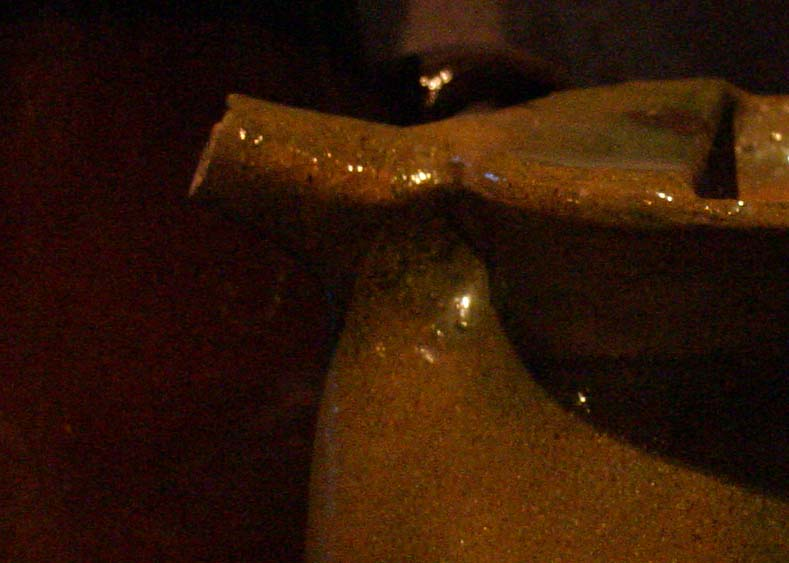
#> input picture Assignment-2/Q2/ultimate_test/3_a.jpg, 789 x 563 px, given in place of 3_a.png, which was not available
$ jupyter execute --allow-errors Q3_Jupyter.ipynb   (older library calls are emulated)
#> lines starting #> are read from the running program, lines starting #| are printed output that depends on the picture; after the words box and inside, x2 and y2 are one past the last pixel; in counts of white or black regions, pixels touching at a corner belong together; pictures that were not available may be replaced by others from this repository, and a replacement may not be noted
[cell 1]
import cv2
import numpy as np
import os
import matplotlib.pyplot as plt

[cell 2]
def show_image(image):
    plt.imshow(image, cmap='gray')
    plt.axis('off')
    plt.show()
    # print("Done")

def dist(p1, p2):
    return ((p1[0]-p2[0])**2 + (p1[1]-p2[1])**2)

def show_points(img, p1, p2):
    img = cv2.cvtColor(img, cv2.COLOR_GRAY2BGR)
    img = cv2.circle(img, p1, 1, (0, 0, 255), -1)
    img = cv2.circle(img, p2, 1, (255, 0, 0), -1)
    show_image(img)

def flipped(image):


    return False

[cell 3]
def solution(image_path):
    ############################
    ############################

#> called with image_path = 'test/3_a.png'
    original_image = cv2.imread(image_path)
#> original_image is the input picture: shape (563, 789, 3); mean B, G, R 6.5, 22.7, 49.3
    gray = cv2.cvtColor(original_image, cv2.COLOR_BGR2GRAY) # grayscale mei convert karo
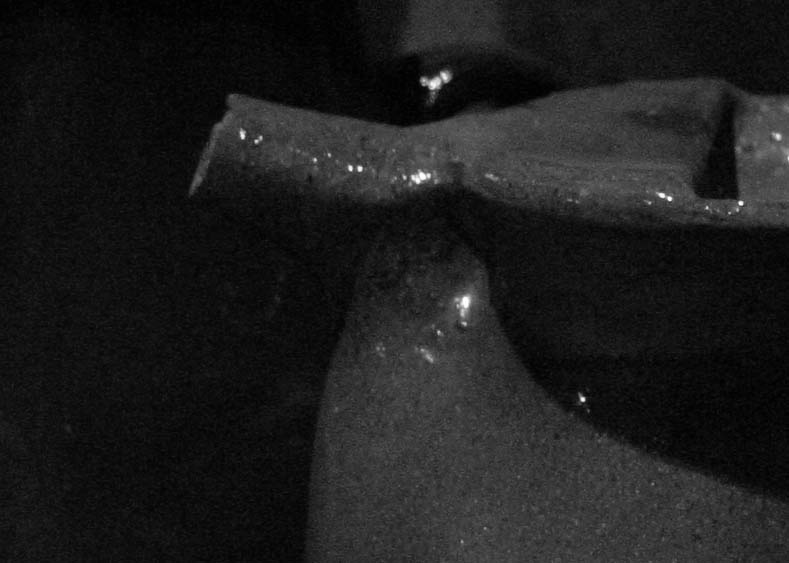
#> gray: shape (563, 789); min 0, max 255, mean 28.8
    gray = cv2.bitwise_not(gray) # grayscale image invert karo taki thresholding sahi se ho
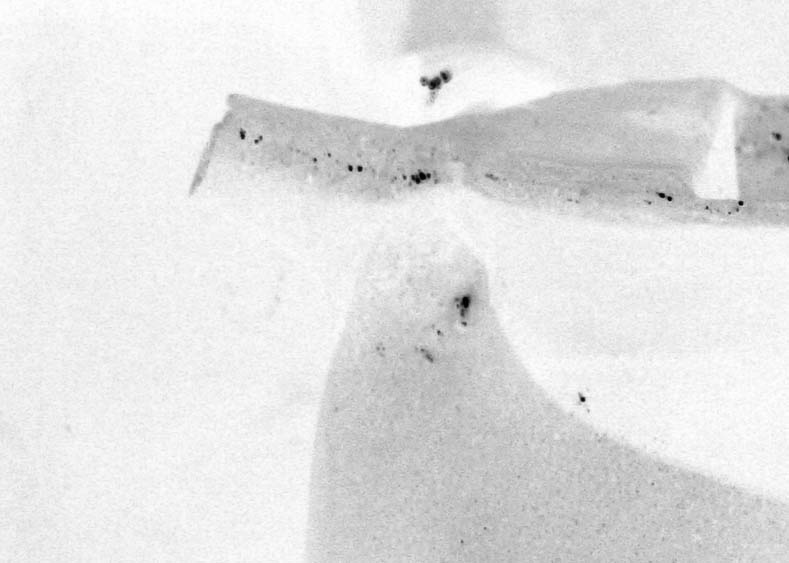
#> gray: shape (563, 789); min 0, max 255, mean 226.2
    thresh_val, thresh = cv2.threshold(gray, 127, 255, cv2.THRESH_BINARY + cv2.THRESH_OTSU) # perform OTSU thresholding
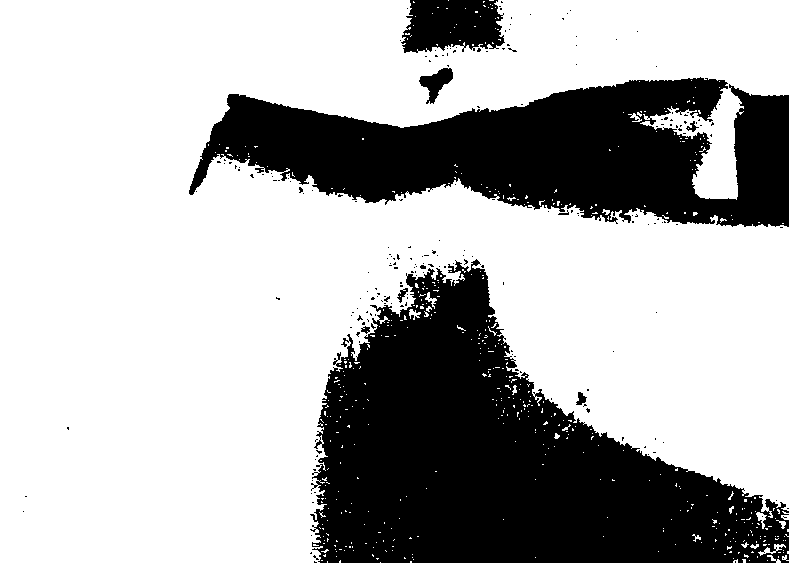
#> thresh: shape (563, 789); 69.2% white; 212 black regions (202 under 20 px), largest, box (x1, y1, x2, y2) and area: (310, 259, 789, 563) 77831, (189, 77, 789, 227) 53012, (401, 0, 505, 53) 4378
#> thresh_val = 217

    ## Testing code to display the image
    # print("Threshold value: ", thresh_val)

    # show_image(thresh)

    fourier = cv2.dft(np.float32(thresh), flags=cv2.DFT_COMPLEX_OUTPUT)

    # Shift the zero-frequency component to the center of the spectrum
    fourier_shift = np.fft.fftshift(fourier)

    # calculate the magnitude of the Fourier Transform
    magnitude = 20*np.log(cv2.magnitude(fourier_shift[:,:,0],fourier_shift[:,:,1]))
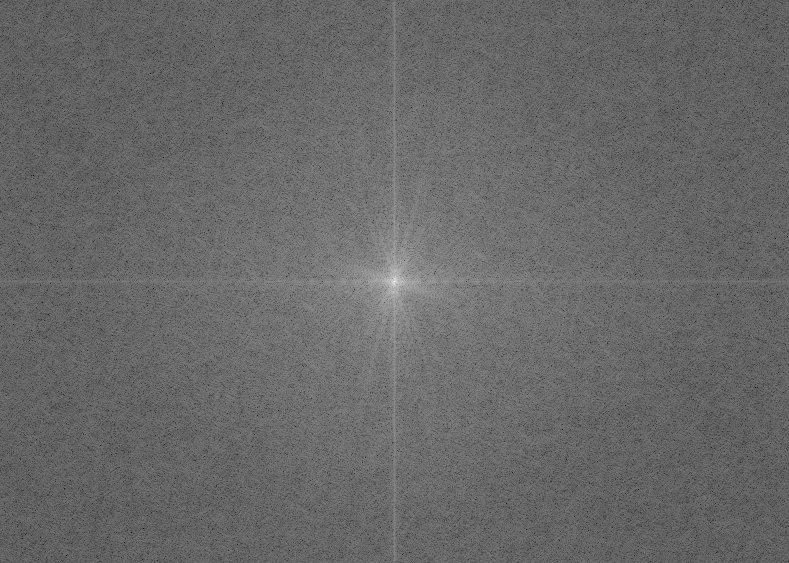
#> magnitude: shape (563, 789) float32; min 66.6, max 363.5, mean 188.3; drawn with min black and max white

    # Scale the magnitude for display
    magnitude = cv2.normalize(magnitude, None, 0, 255, cv2.NORM_MINMAX, cv2.CV_8UC1)

    image = cv2.threshold(magnitude, 220, 255, cv2.THRESH_BINARY)[1]
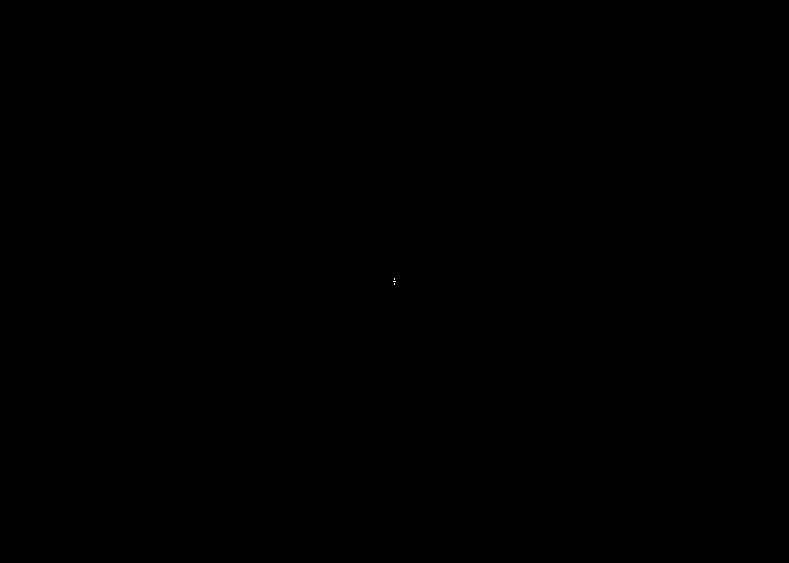
#> image: shape (563, 789); 0% white in thin lines or dots, all inside (x1, y1, x2, y2) = (393, 278, 396, 285)

    # show_image(image)

    xmax = 0
    ymax = 0
    xmin = image.shape[1]
#> xmin = 789
    ymin = image.shape[0]
#> ymin = 563


    for i in range(image.shape[0]):
        for j in range(image.shape[1]):
            if image[i][j] == 255:
                if i > ymax:
                    bottom_y = j,i
                    ymax = i
                if i < ymin:
                    top_y = j,i
                    ymin = i
                if j > xmax:
                    right_x = j,i
                    xmax = j
                if j < xmin:
                    left_x = j, i
                    xmin = j
#> after the loop, bottom_y = (394, 284); left_x = (393, 281); right_x = (395, 281); top_y = (394, 278); xmax = 395; xmin = 393; ymax = 284; ymin = 278

    # [4 lines of commented-out code are left out]

    left, right = ((left_x, right_x) if dist(left_x, right_x) > dist(top_y, bottom_y) else (top_y, bottom_y))
#> left = (394, 278)

    if(left[0] > right[0]):
        left, right = right, left

    # show_points(image, left, right)

    # print(left, right)

    slope = np.arctan((right[1] - left[1])/(right[0] - left[0])) if right[0] != left[0] else np.pi/2
    angle = slope * 180 / np.pi
    print(angle)
#| 90.0
    if angle < 0:
        angle = 90 + angle - (5 if (-70<angle<-20) else 0) #adding 5 for correction by observation
    else:
        angle = -(90-angle) + (5 if (20<angle<70) else 0)

    image = original_image
    h,w = image.shape[:2]
    cX, cY = (w//2, h//2)
    M = cv2.getRotationMatrix2D((cX, cY), angle, 1.0)
    image = cv2.warpAffine(image, M, (w, h), borderMode=cv2.BORDER_REPLICATE)
    if flipped(image): #if image is flipped, rotate by 180
        M = cv2.getRotationMatrix2D((cX, cY), 180, 1.0)
        image = cv2.warpAffine(image, M, (w, h), borderMode=cv2.BORDER_REPLICATE)

    # show_image(image)
    # print(angle)

    ############################
    return image

[cell 4]
show_image(solution("test/3_a.png"))

[cell 5]
show_image(solution("test/3_b.png"))
#> call 2 of solution, with image_path = 'test/3_b.png'
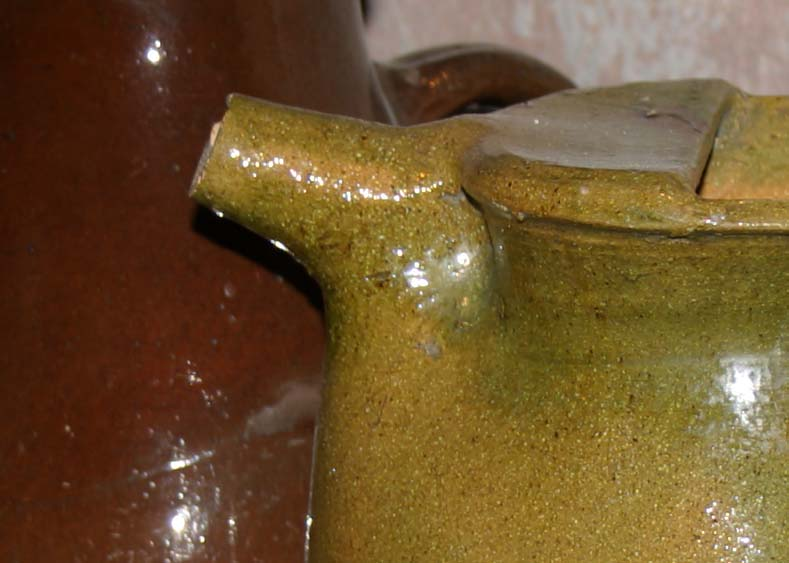
#> input picture Assignment-2/Q2/ultimate_test/3_b.jpg, 789 x 563 px, given in place of 3_b.png, which was not available
#> in solution, original_image is the input picture: shape (563, 789, 3); mean B, G, R 45, 82.4, 109.4
#> in solution (call 2), `gray = cv2.cvtColor(original_image, cv2.COLOR_BGR2GRAY)`:
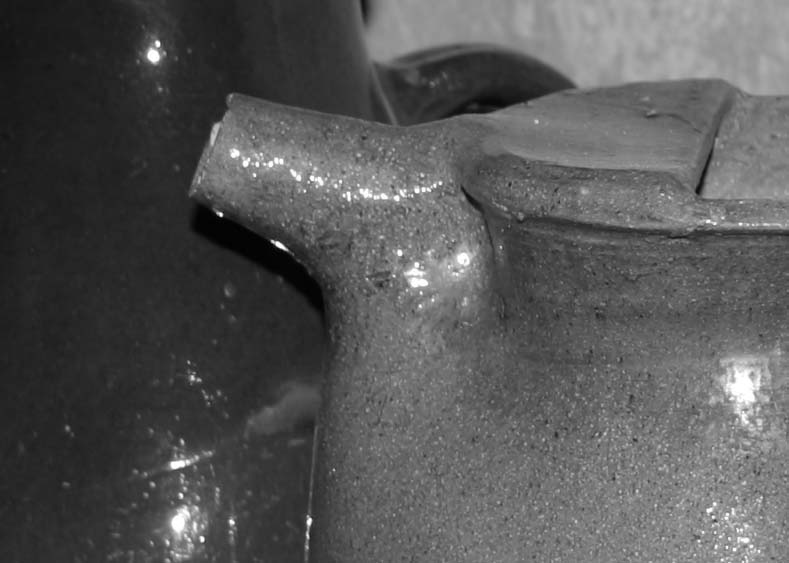
#> gray: shape (563, 789); min 0, max 255, mean 86.3
#> in solution (call 2), `gray = cv2.bitwise_not(gray)`:
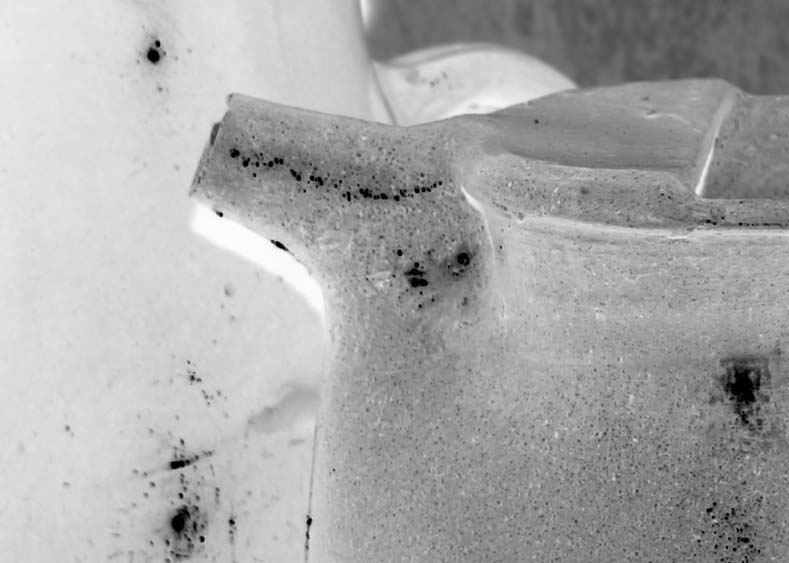
#> gray: shape (563, 789); min 0, max 255, mean 168.7
#> in solution (call 2), `thresh_val, thresh = cv2.threshold(gray, 127, 255, cv2.THRESH_BINARY +..`:
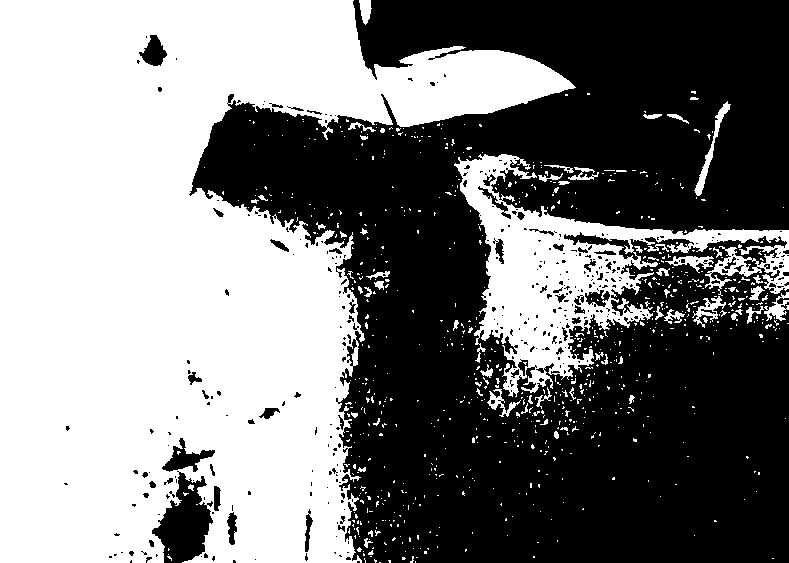
#> thresh: shape (563, 789); 49.1% white; 811 white regions (748 under 20 px), largest, box (x1, y1, x2, y2) and area: (0, 0, 576, 563) 187375, (454, 154, 789, 397) 23315, (694, 101, 731, 196) 547
#> in solution (call 2), `thresh_val, thresh = cv2.threshold(gray, 127, 255, cv2.THRESH_BINARY +..`: thresh_val = 169
#> in solution (call 2), `image = cv2.threshold(magnitude, 220, 255, cv2.THRESH_BINARY)[1]`: image: shape (563, 789); 0% white in thin lines or dots, all inside (x1, y1, x2, y2) = (391, 281, 398, 282)
#| 0.0
#> in solution (call 2), `image = cv2.warpAffine(image, M, (w, h), borderMode=cv2.BORDER_REPLICA..`:
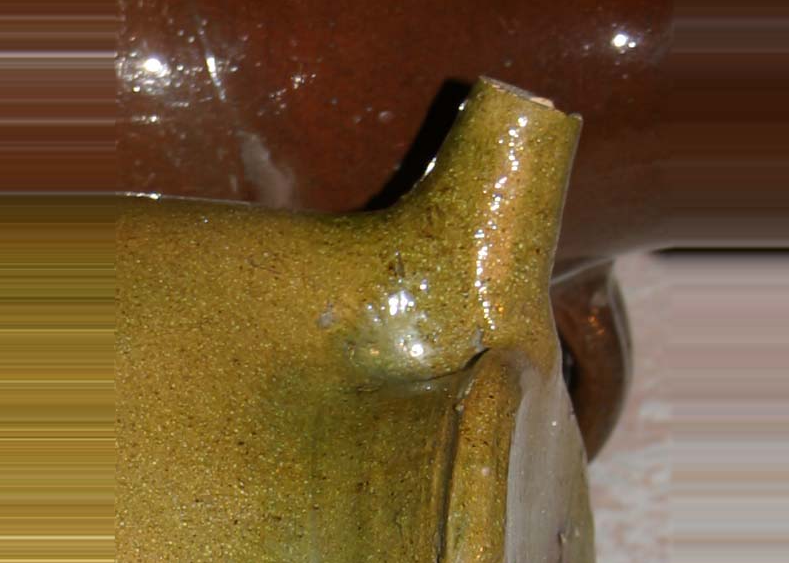
#> image: shape (563, 789, 3); mean B, G, R 50.3, 87.7, 114.2

#> (a cell that did not finish here is left out)


#> (a cell that did not finish here is left out)
